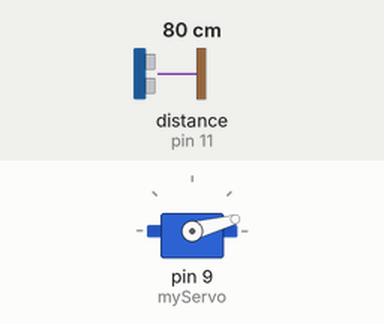
Bench run of a sketch on a simulated Arduino Uno, built with avr-gcc and run on an emulated ATmega328P. Parts: servo. Wiring (inferred from the names in the program): ultrasonic range finder: trigger pin 10; echo pin 11. Inputs (shaded band) come from the test bench; at power-on: distance to the obstacle (sensor on pin 11) 80 cm. The echo pulse lasts 58.3 µs per cm; what the sketch prints to the serial monitor is not drawn.

Above: at 0.01 s.
1.3 s: distance to the obstacle (sensor on pin 11) set to 2 cm
At 2.0 s:
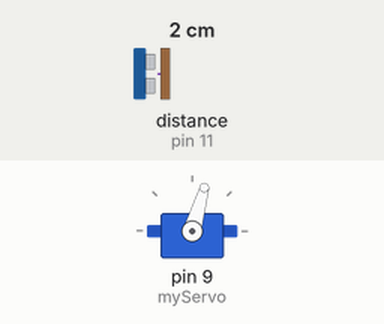
4.3 s: distance to the obstacle (sensor on pin 11) set to 299 cm
At 5.17 s:
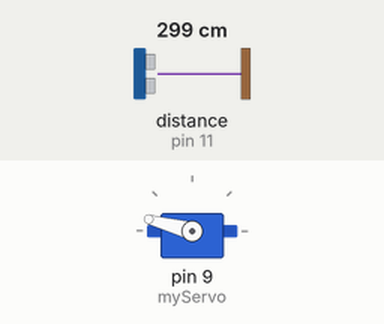
7.3 s: distance to the obstacle (sensor on pin 11) set to 4 cm
At 8.3 s:
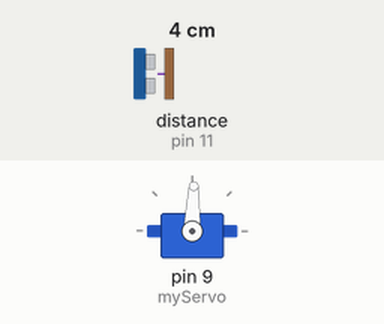
10.3 s: distance to the obstacle (sensor on pin 11) set to 35 cm
Timing chart, 0 to 14.3 s (numbered marks = the images above; inputs shaded):
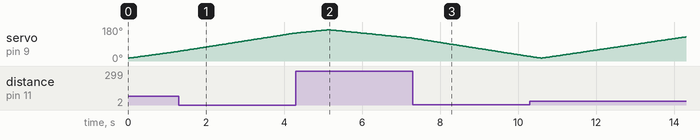

The sketch:

sketch_radar.ino
```cpp
/*
  Hey Guys! Welcome to RENU ROBOTICS
  This is a Simple Project
  Ultrasonic Radar
  Hope you Like It!!
*/

#include <Servo.h> // Including the Servo library

const int trigPin = 10;
const int echoPin = 11; // Defining Trig and Echo pins of the Ultrasonic Sensor

long duration;
int distance; // Variables for the duration and the distance

Servo myServo; // Creating a servo object for controlling the servo motor
void setup()
{
  pinMode(trigPin, OUTPUT); // Setting the trigPin as an Output
  pinMode(echoPin, INPUT); // Setting the echoPin as an Input
  Serial.begin(9600);
  myServo.attach(9); // Defining on which pin is the servo motor attached
}
void loop() {

  for(int i=15;i<=165;i++) // Rotates the servo motor from 15 to 165 degrees
  {
  myServo.write(i);
  delay(30);
  distance = calculateDistance(); // Calls a function for calculating the distance measured by the Ultrasonic sensor for each degree

  Serial.print(i); // Sends the current degree into the Serial Port
  Serial.print(","); // Sends addition character right next to the previous value needed later in the Processing IDE for indexing
  Serial.print(distance); // Sends the distance value into the Serial Port
  Serial.print("."); // Sends addition character right next to the previous value needed later in the Processing IDE for indexing
  }

  for(int i=165;i>15;i--) // Repeats the previous lines from 165 to 15 degrees
  {
  myServo.write(i);
  delay(30);
  distance = calculateDistance();
  Serial.print(i);
  Serial.print(",");
  Serial.print(distance);
  Serial.print(".");
  }
}

int calculateDistance() // Function for calculating the distance measured by the Ultrasonic sensor
{
  digitalWrite(trigPin, LOW);
  delayMicroseconds(2);
  digitalWrite(trigPin, HIGH);
  delayMicroseconds(10); // Sets the trigPin on HIGH state for 10 micro seconds
  digitalWrite(trigPin, LOW);
  duration = pulseIn(echoPin, HIGH); // Reads the echoPin, returns the sound wave travel time in microseconds
  distance= duration*0.034/2;
  return distance;
}
```
